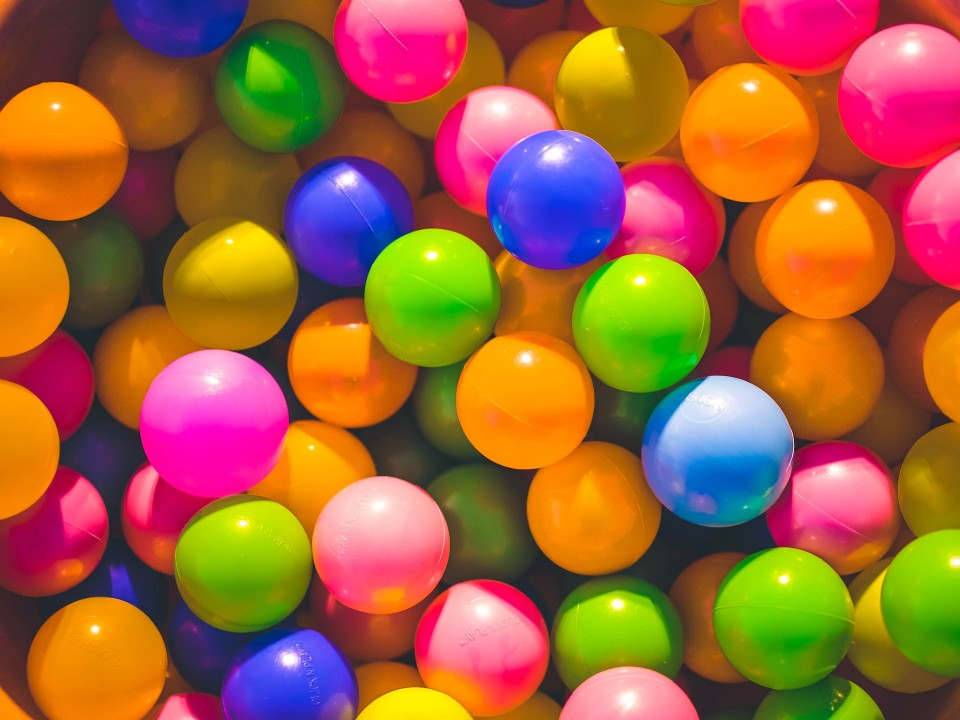
#> input picture FundamentalsOfCv/Resource/img.jpeg, 960 x 720 px
$ jupyter execute --allow-errors FundamentalsOfCV.ipynb
#> lines starting #> are read from the running program, lines starting #| are printed output that depends on the picture; after the words box and inside, x2 and y2 are one past the last pixel; in counts of white or black regions, pixels touching at a corner belong together
[cell 1]
import cv2
import matplotlib.pyplot as plt

[cell 2]
img = cv2.imread(r'Resource/img.jpeg')
#> img is the input picture: shape (720, 960, 3); mean B, G, R 57.8, 97.6, 159.5

[cell 3]
plt.imshow(img)

[cell 4]
img.shape
#> Out = (720, 960, 3)

[cell 5]
img = img[:,:,::-1]
R = img[:,:,0]
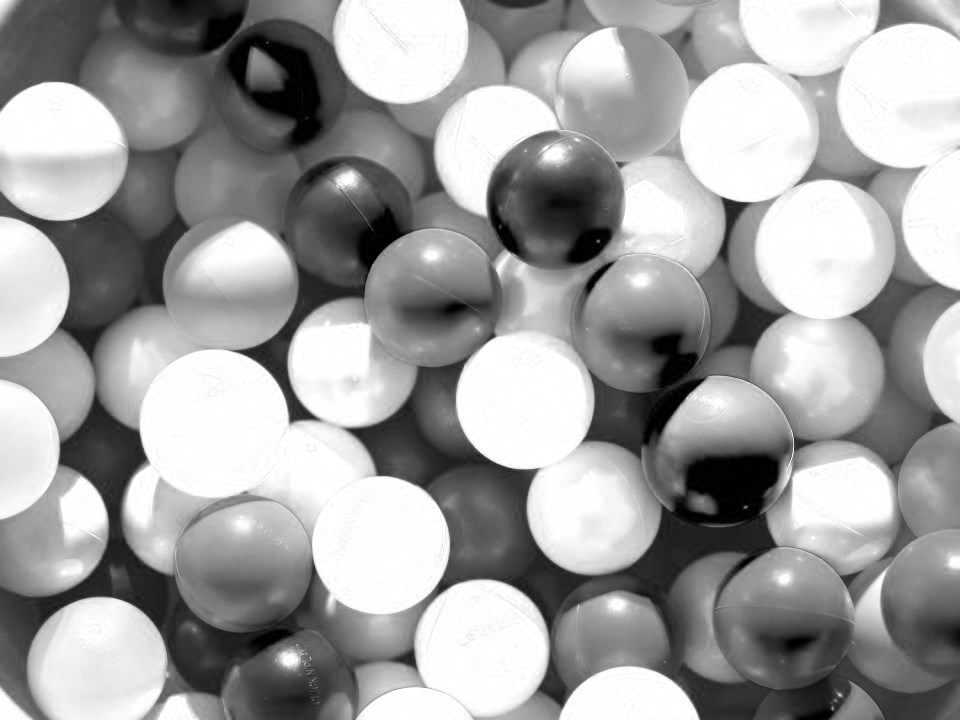
#> R: shape (720, 960); min 0, max 255, mean 159.5
G = img[:,:,1]
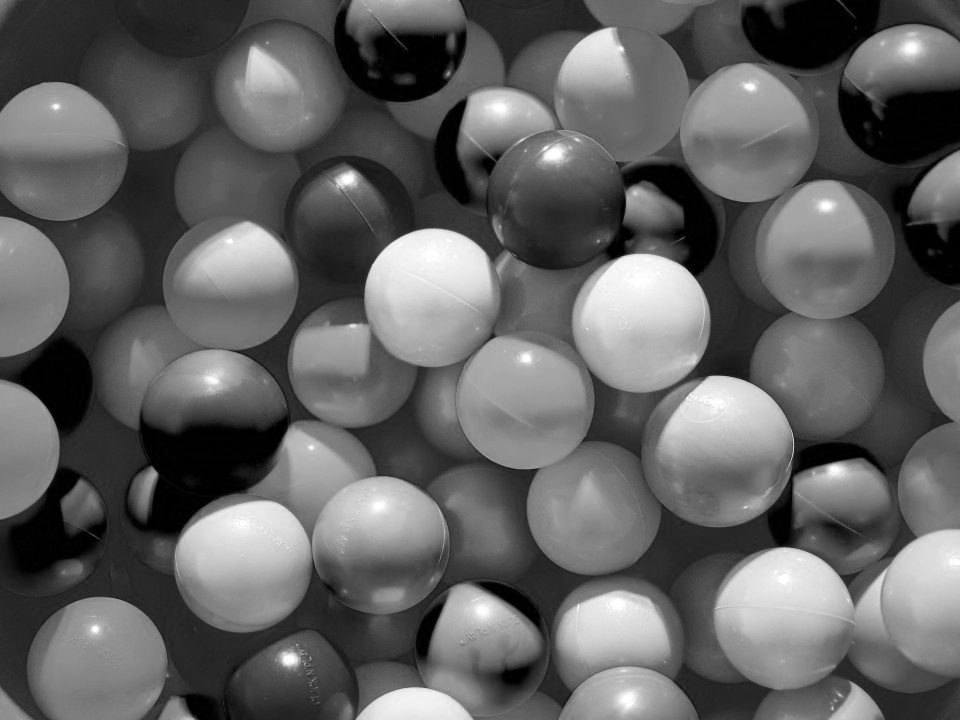
#> G: shape (720, 960); min 0, max 255, mean 97.6
B = img[:,:,2]
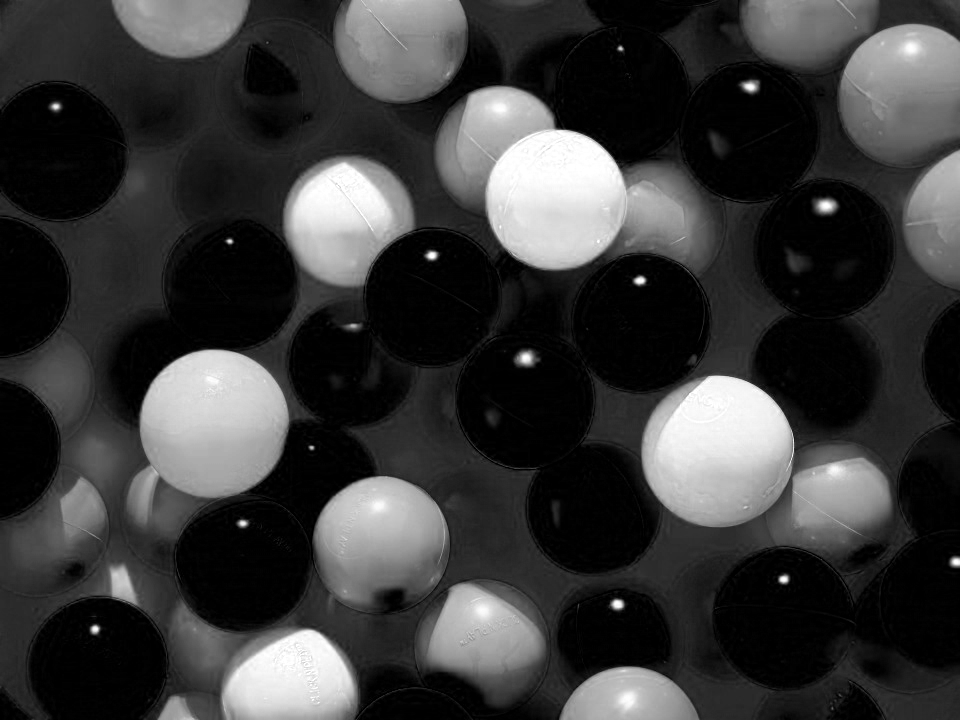
#> B: shape (720, 960); min 0, max 255, mean 57.8

[cell 6]
plt.figure(1)
plt.subplot(231)
plt.imshow(img)
plt.xticks([])
plt.yticks([])

plt.subplot(232)
plt.imshow(img)
plt.xticks([])
plt.yticks([])

plt.subplot(233)
plt.imshow(img)
plt.xticks([])
plt.yticks([])

plt.subplot(234)
plt.imshow(R,cmap='grey')
plt.xticks([])
plt.yticks([])
plt.title('Red')

plt.subplot(235)
plt.imshow(G,cmap='grey')
plt.xticks([])
plt.yticks([])
plt.title('Green')

plt.subplot(236)
plt.imshow(B,cmap='grey')
plt.xticks([])
plt.yticks([])
plt.title('Blue')

plt.show()

[cell 7]
plt.imshow(R)

[cell 8]
plt.imshow(G)

[cell 9]
plt.imshow(B)

[cell 10]
import cv2
import matplotlib.pyplot as plt
import numpy as np

[cell 11]
rgb = np.zeros((100,150,3), dtype='uint8')

[cell 12]
rgb[:,:50,0] = 255
rgb[:,50:100,1] = 255
rgb[:,100:150,2] = 255

[cell 13]
plt.imshow(rgb)
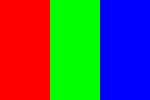
#> shown: shape (100, 150, 3); mean R, G, B 85, 85, 85

[cell 14]
cv2.imshow('RGB',rgb)
cv2.waitKey(0)
cv2.destroyAllWindows()

# RGB to HSV converting

[cell 15]
def f_rgb_to_hsv(r,g,b,scalefactor):
    r, g, b = r/255.0, g/255.0, b/255.0
    cmax = max(r, g, b)
    cmin = min(r, g, b)
    diff = cmax - cmin
    if cmax == cmin:
        h = 0
    elif cmax == r:
        h = (60*((g-b)/diff)+0)%360
    elif cmax == g:
        h = (60*((b-r)/diff)+120)%360
    elif cmax == b:
        h = (60*((r-g)/diff)+240)%360

    if h<0:
        h += 360

    if cmax ==0:
        s = 0
    else:
        s = (cmax-cmin)/cmax * scalefactor

    v = scalefactor * cmax

    return h, s, v

[cell 16]
print(f_rgb_to_hsv(100,200,50,100))

[cell 17]
im = cv2.imread(r'Resource/img.jpeg')

[cell 18]
HsvIm = cv2.cvtColor(im,cv2.COLOR_BGR2HSV)
#> HsvIm: shape (720, 960, 3); mean H, S, V 67.9, 199.3, 180.5

[cell 19]
type(HsvIm)

[cell 20]
HsvIm.shape
#> Out = (720, 960, 3)

[cell 21]
plt.imshow(HsvIm)

[cell 22]
RGB = cv2.cvtColor(HsvIm,cv2.COLOR_HSV2RGB)

[cell 23]
plt.imshow(RGB)

[cell 24]
BGR = cv2.cvtColor(HsvIm,cv2.COLOR_HSV2BGR)

[cell 25]
plt.imshow(BGR)

# Extracting Sepcific Color

[cell 26]
import cv2
import matplotlib.pyplot as plt
import numpy as np

[cell 27]
image = cv2.imread(r'Resource/img.jpeg')
plt.imshow(image)

[cell 28]
image.shape
#> Out = (720, 960, 3)

[cell 29]
hsv = cv2.cvtColor(image,cv2.COLOR_BGR2HSV)

#> (a cell that did not finish here is left out)

#> (a cell that did not finish here is left out)

#> (a cell that did not finish here is left out)

#> (a cell that did not finish here is left out)

#> (a cell that did not finish here is left out)

#> (a cell that did not finish here is left out)

[cell 36]
lr = np.array([165,120,70])
ur = np.array([180,255,255])
mask2 = cv2.inRange(hsv,lr,ur)
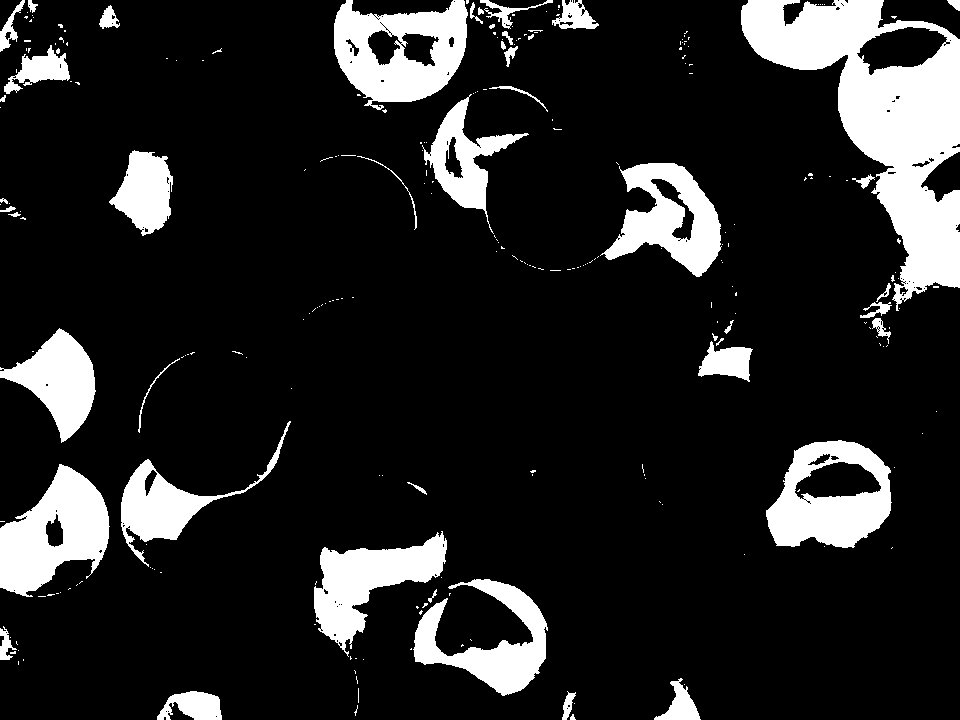
#> mask2: shape (720, 960); 14.5% white; 257 white regions (210 under 20 px), largest, box (x1, y1, x2, y2) and area: (741, 0, 960, 311) 27276, (334, 0, 468, 110) 8843, (0, 464, 110, 597) 8421

#> (a cell that did not finish here is left out)

#> (a cell that did not finish here is left out)

#> (a cell that did not finish here is left out)

[cell 40]
plt.figure(1)
plt.subplot(121)
plt.imshow(image[:,:,::-1])
plt.subplot(122)
#> (the rest of this cell did not finish here and is left out)

# Extracting Yellow color

[cell 41]
image = cv2.imread('Resource/img.jpeg')

[cell 42]
hsc = cv2.cvtColor(image,cv2.COLOR_BGR2HSV)

[cell 43]
lr = np.array([20,100,100])
ur = np.array([30,255,255])
mask = cv2.inRange(hsv,lr,ur)
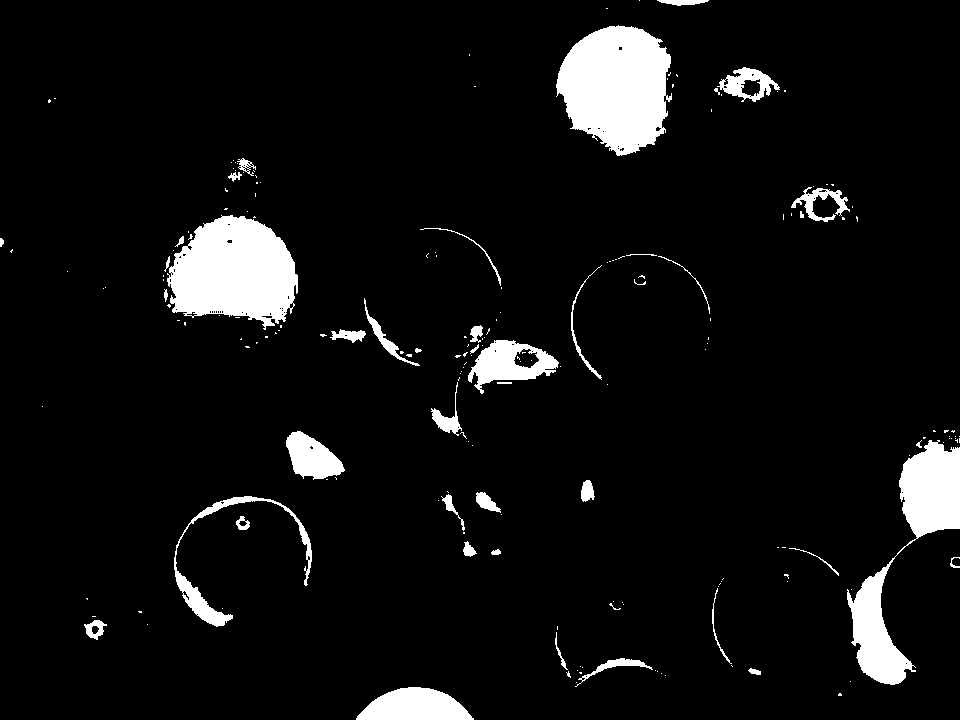
#> mask: shape (720, 960); 6.6% white; 198 white regions (153 under 20 px), largest, box (x1, y1, x2, y2) and area: (556, 25, 672, 156) 11009, (167, 215, 298, 330) 10554, (847, 440, 960, 685) 8483

[cell 44]
plt.imshow(mask)

[cell 45]
result = cv2.bitwise_and(image,image,mask=mask)
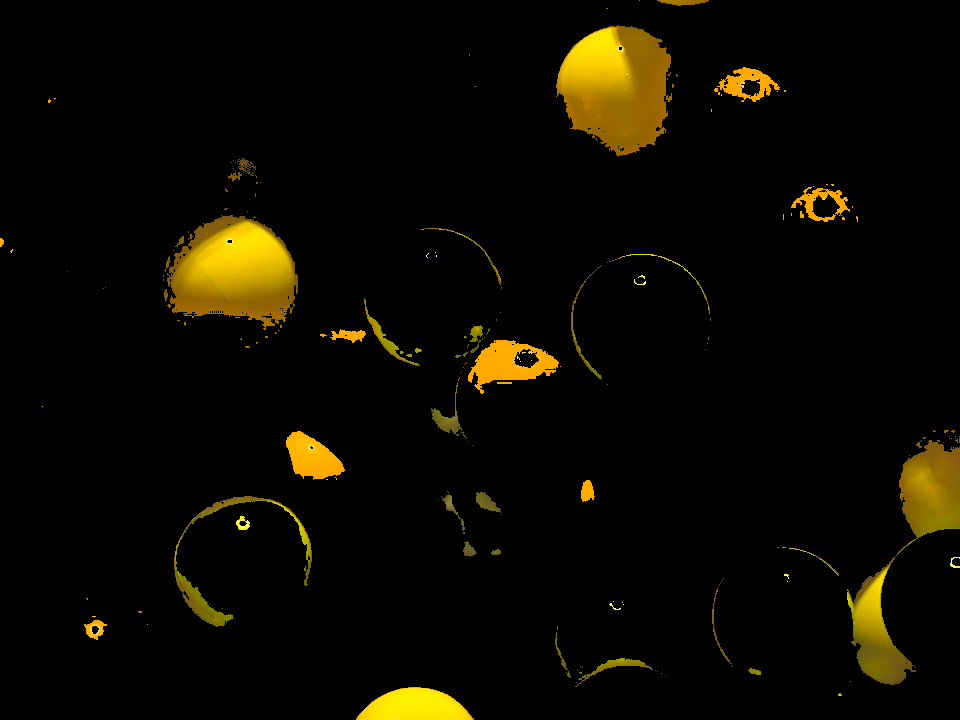
#> result: shape (720, 960, 3); mean B, G, R 0.4, 9.6, 12.3

[cell 46]
res = cv2.cvtColor(result,cv2.COLOR_BGR2RGB)
plt.figure(1)
plt.subplot(121)
plt.imshow(image[:,:,::-1])
plt.subplot(122)
plt.imshow(res)
plt.show()
